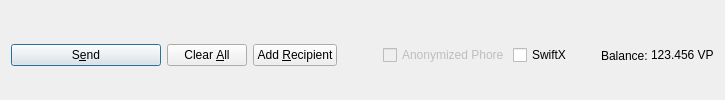
         <widget class="QFrame" name="frame_Send">
          <layout class="QHBoxLayout" name="horizontalLayout">
           <property name="bottomMargin">
            <number>0</number>
           </property>
           <item>
            <widget class="QPushButton" name="sendButton">
             <property name="minimumSize">
              <size>
               <width>150</width>
               <height>0</height>
              </size>
             </property>
             <property name="toolTip">
              <string>Confirm the send action</string>
             </property>
             <property name="text">
              <string>S&amp;end</string>
             </property>
             <property name="autoDefault">
              <bool>false</bool>
             </property>
             <property name="default">
              <bool>true</bool>
             </property>
            </widget>
           </item>
           <item>
            <widget class="QPushButton" name="clearButton">
             <property name="sizePolicy">
              <sizepolicy hsizetype="Minimum" vsizetype="Fixed">
               <horstretch>0</horstretch>
               <verstretch>0</verstretch>
              </sizepolicy>
             </property>
             <property name="toolTip">
              <string>Clear all fields of the form.</string>
             </property>
             <property name="text">
              <string>Clear &amp;All</string>
             </property>
             <property name="autoDefault">
              <bool>false</bool>
             </property>
            </widget>
           </item>
           <item>
            <widget class="QPushButton" name="addButton">
             <property name="toolTip">
              <string>Send to multiple recipients at once</string>
             </property>
             <property name="text">
              <string>Add &amp;Recipient</string>
             </property>
             <property name="autoDefault">
              <bool>false</bool>
             </property>
            </widget>
           </item>
           <item>
            <spacer name="horizontalSpacer">
             <property name="orientation">
              <enum>Qt::Horizontal</enum>
             </property>
             <property name="sizeHint" stdset="0">
              <size>
               <width>40</width>
               <height>20</height>
              </size>
             </property>
            </spacer>
           </item>
           <item>
            <layout class="QHBoxLayout" name="horizontalLayout_2">
             <property name="spacing">
              <number>3</number>
             </property>
             <item>
              <widget class="QCheckBox" name="checkzVP">
               <property name="enabled">
                <bool>false</bool>
               </property>
               <property name="text">
                <string>Anonymized Phore</string>
               </property>
              </widget>
             </item>
             <item>
              <widget class="QCheckBox" name="checkSwiftTX">
               <property name="enabled">
                <bool>true</bool>
               </property>
               <property name="minimumSize">
                <size>
                 <width>85</width>
                 <height>0</height>
                </size>
               </property>
               <property name="text">
                <string>SwiftX</string>
               </property>
              </widget>
             </item>
             <item>
              <widget class="QLabel" name="labelForBalance">
               <property name="text">
                <string>Balance:</string>
               </property>
              </widget>
             </item>
             <item>
              <widget class="QLabel" name="labelBalance">
               <property name="sizePolicy">
                <sizepolicy hsizetype="Preferred" vsizetype="Fixed">
                 <horstretch>0</horstretch>
                 <verstretch>0</verstretch>
                </sizepolicy>
               </property>
               <property name="cursor">
                <cursorShape>IBeamCursor</cursorShape>
               </property>
               <property name="text">
                <string notr="true">123.456 VP</string>
               </property>
               <property name="textInteractionFlags">
                <set>Qt::LinksAccessibleByMouse|Qt::TextSelectableByKeyboard|Qt::TextSelectableByMouse</set>
               </property>
              </widget>
             </item>
            </layout>
           </item>
          </layout>
         </widget>
